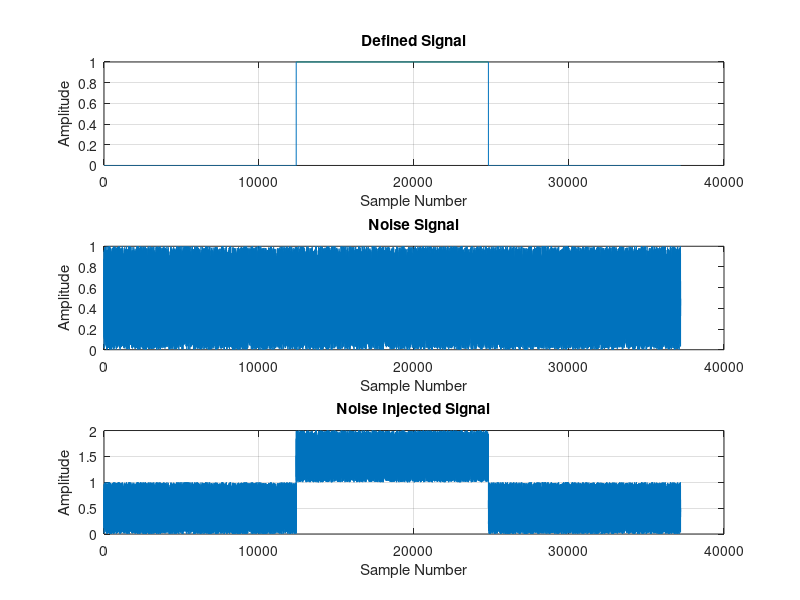
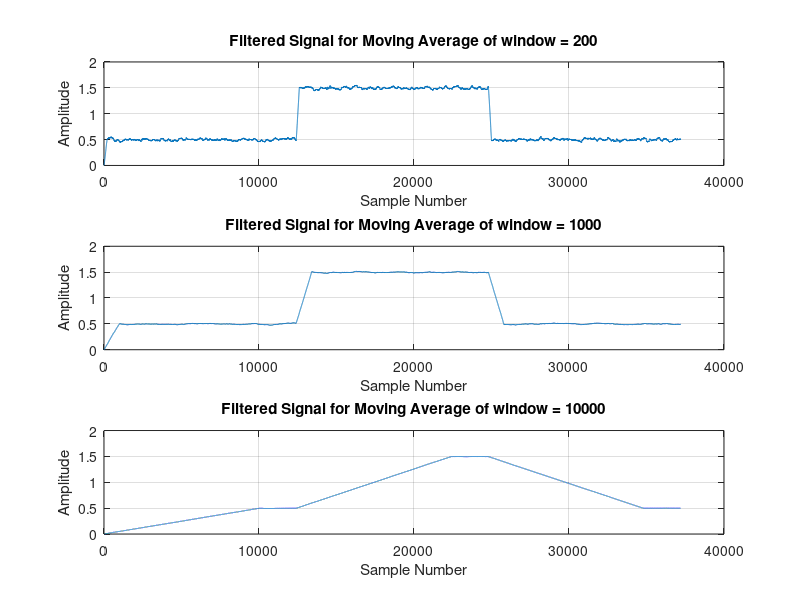

Reproduce these figures in MATLAB, in order.
% Source code written by - SHAWKIK ISLAM JOHA, ID: 2202124
x = 100*124;
n = 1:3*x;
y = [zeros(1,x),ones(1,x),zeros(1,x)];
noise = rand(size(y));
z = y + noise;

figure;
subplot(3,1,1);
plot(n,y);
title("Defined Signal");
xlabel("Sample Number");
ylabel("Amplitude");
grid on;
subplot(3,1,2);
plot(n,noise);
title("Noise Signal");
xlabel("Sample Number");
ylabel("Amplitude");
subplot(3,1,3);
plot(n,z);
title("Noise Injected Signal");
xlabel("Sample Number");
ylabel("Amplitude");
grid on;

window = 200;
b = (1/window)*ones(1,window);
a = 1;
filtered_z = filter(b,a,z);

figure;
subplot(3,1,1);
plot(n,filtered_z);
title("Filtered Signal for Moving Average of window = 200");
xlabel("Sample Number");
ylabel("Amplitude");
grid on;

window = 1000;
b = (1/window)*ones(1,window);
filtered_z = filter(b,a,z);
subplot(3,1,2);
plot(n,filtered_z);
title("Filtered Signal for Moving Average of window = 1000");
xlabel("Sample Number");
ylabel("Amplitude");
grid on;

window = 10000;
b = (1/window)*ones(1,window);
filtered_z = filter(b,a,z);
subplot(3,1,3);
plot(n,filtered_z);
title("Filtered Signal for Moving Average of window = 10000");
xlabel("Sample Number");
ylabel("Amplitude");
grid on;
